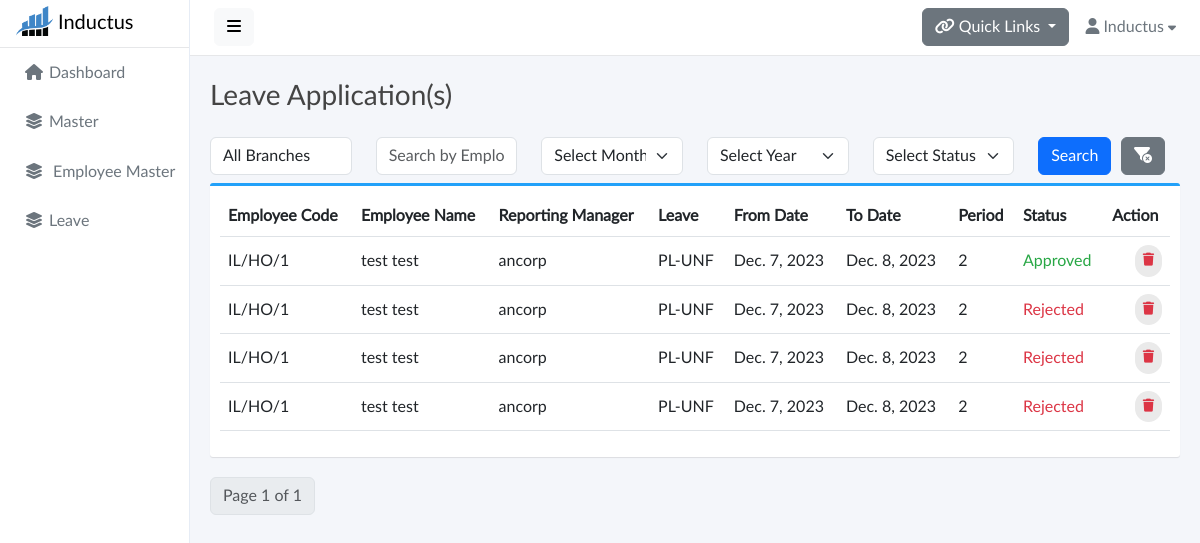
Before: /leave/leave-applications (signed in) with the older database file.
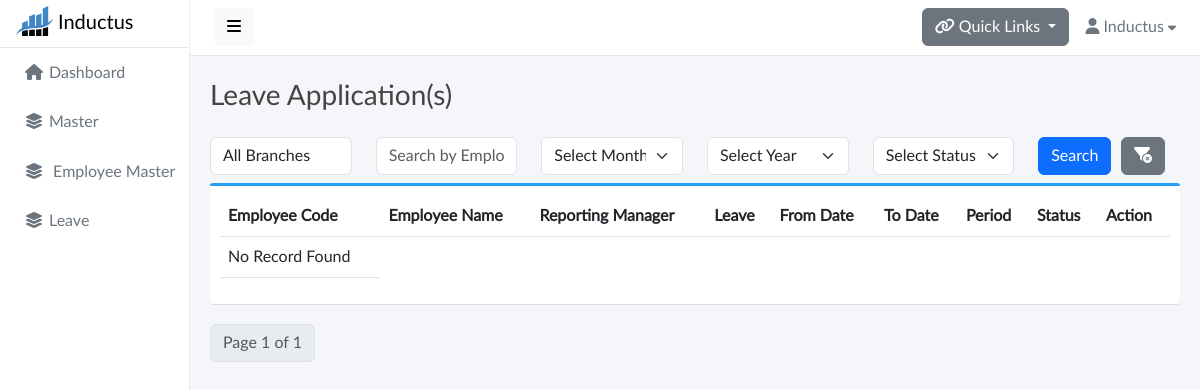
After: the same page with the newer database file.
### base/models.py (models this page shows, shortened)
class LeaveApplication(models.Model):
    id = models.CharField(max_length=25,primary_key=True,default=generate_unique_id,editable=False)
    employee = models.ForeignKey(Employee,on_delete=models.CASCADE)
    leave_name = models.ForeignKey(LeaveMaster,on_delete=models.CASCADE)
    from_date = models.DateField()
    to_date = models.DateField()
    period = models.SmallIntegerField(default=0)
    reason = models.CharField(max_length=200,blank=True,null=True)
    status = models.CharField(max_length=50,default="Pending",blank=True,null=True)

class Employee(models.Model):
    GENDER_CHOICES = [
        ('Male', 'Male'),
        ('Female', 'Female'),
    ]
    SHIFT_CHOICES = [
        ('General', 'General'),
        ('UNICEF', 'UNICEF'),
    ]
    EMPLOYEE_TYPE_CHOICES = [
        ('Permanent','Permanent')
    ]
    GRADE_CHOICES = [
        ('Employee','Employee'),
        ('Consultant','Consultant'),
        ('UNF Employee','UNF Employee'),
        ('UNF Supervisor','UNF Supervisor'),
    ]
    id = models.CharField(max_length=25,primary_key=True,default=generate_unique_id,editable=False)
    user = models.OneToOneField(User, on_delete=models.CASCADE,editable=False)
    employee_code = models.CharField(max_length=20,unique=True,null=True,blank=True)
    first_name = models.CharField(max_length=100 ,null=True,blank=True)
    middle_name = models.CharField(max_length=100,blank=True,null=True)
    last_name = models.CharField(max_length=100 , null=True,blank=True)
    email = models.CharField(max_length=100, null=True,blank=True , unique=True)
    official_email= models.CharField(max_length=100, blank=True , null=True , unique=True)
    gender = models.CharField(max_length=10, choices=GENDER_CHOICES)
    punching_code = models.IntegerField(unique=True , null=True , blank=True)
    date_of_joining = models.DateField(null=True)
    branch = models.ForeignKey(Branch, on_delete=models.SET_NULL,null=True,blank=True)
    department = models.ForeignKey(Department, on_delete=models.SET_NULL, null=True,blank=True)
    designation = models.ForeignKey(Designation, on_delete=models.SET_NULL,null=True,blank=True)
    employee_type = models.CharField(max_length=100, choices=EMPLOYEE_TYPE_CHOICES)
    shift = models.CharField(max_length=100, choices=SHIFT_CHOICES)
    grade = models.CharField(max_length=100, choices=GRADE_CHOICES)
    reporting_manager = models.ForeignKey(
        'self',
        on_delete=models.SET_NULL,
        null=True,
        blank=True,
        related_name='reportees'
    )
    ctc = models.CharField(max_length=20,null=True,blank=True)
    gross_salary = models.CharField(max_length=20,null=True,blank=True)
    basic_salary = models.CharField(max_length=20,null=True,blank=True)
    def __str__(self):
        return self.user.username

class LeaveMaster(models.Model):
    id = models.CharField(max_length=25,primary_key=True,default=generate_unique_id,editable=False)
    leave_name = models.CharField(max_length=50 , unique=True)
    leave_code = models.CharField(max_length=5,null=True,blank=True,unique=True)
    paid_leave = models.BooleanField(default=False)
    status = models.BooleanField(default=True)
    def __str__(self):
        return self.leave_name

### base/views.py (the view)
# urls.py: path('leave/leave-applications',views.LeaveApplicationView,name="leave-applications"),
@login_required(login_url='signin')
def LeaveApplicationView(request):
    leave_applications = LeaveApplication.objects.all()
    branchs = Branch.objects.all()
    curr_year = datetime.date.today().year
    year_range = range(curr_year-15, curr_year + 1)
    month = request.GET.get('month')
    if month:
       leave_applications = leave_applications.filter(from_date__month=month)
    selected_year = request.GET.get('year')
    if selected_year:
        leave_applications = leave_applications.filter(from_date__year=selected_year)
    branch = request.GET.get('branch')
    if branch:
        leave_applications = leave_applications.filter(employee__branch__branch_name = branch)
    employee_name = request.GET.get('employee_name')
    employees=None
    if employee_name:
        employees = Employee.objects.filter(
         Q(first_name__icontains=employee_name) | Q(last_name__icontains=employee_name)
    )
    if employees:
        employee_ids = employees.values_list('id', flat=True)
        leave_applications = leave_applications.filter(employee__id__in=employee_ids)
    selected_status = request.GET.get('status')
    if selected_status:
        leave_applications = leave_applications.filter(status=selected_status)
    items_per_page = 5
    paginator = Paginator(leave_applications, items_per_page)
    page = request.GET.get('page')
    try:
        leave_applications = paginator.page(page)
    except PageNotAnInteger:
        leave_applications = paginator.page(1)
    except EmptyPage:
        leave_applications = paginator.page(paginator.num_pages)
    context = {
        'leave_applications': leave_applications,
        'branchs': branchs,
        'curr_year': curr_year,
        'year_range': year_range,
        'selected_status': selected_status,
        'employee_name' : employee_name,
        'branch' : branch,
        'selected_year' :selected_year,
        'month' : month
    }
    return render(request, 'leave_applications.html', context)

### base/templates/leave_applications.html (shortened to what this page needs)
{% extends 'base.html' %}
{% load static %}
{% block start %}
<div class="content">
  <div class="container">
    <div class="page-title">
      <h3>
        Leave Application(s)
        </h3>
    </div>
    <form method="get" action="{% url 'leave-applications' %}" id="filterform">
      <div class="row">
        <div class="col-sm-2 form-group mt-2 mb-2">
          <select class="form-control" name="branch" id="branch">
              <option value="">All Branches</option>
          </select>
        </div>
        <div class="col-sm-2 form-group mt-2 mb-2">
          <input class="form-control" type="text" name="employee_name"  {% if employee_name %} value="{{employee_name}}" {% else %} placeholder="Search by Employee" {% endif %} />
      </div>
        <div class="col-sm-2 form-group mt-2 mb-2">
          <select class="form-select" id="month" name="month">
            <option value="" >Select Month</option>
          </select>
        </div>
        <div class="col-sm-2 form-group mt-2 mb-2">
          <select class="form-select" id="year" name="year">
              <option value="">Select Year</option>
          </select>
      </div>
      <div class="col-sm-2 form-group mt-2 mb-2">
        <select class="form-select" id="status" name="status">
            <option value="">Select Status</option>
        </select>
    </div>
        <div class="col-sm-1 form-group mt-2 mb-2">
          <button type="submit" class="btn btn-primary">Search</button>
        </div>
        <div class="col-sm-1 form-group mt-2 mb-2">
          <a href="{% url 'leave-applications' %}" class="btn btn-secondary" title="Remove Filters"><i class="fa-solid fa-filter-circle-xmark"></i></i></a>
        </div>
    </div>
  </form>
    <div class="box box-primary">
      <div class="box-body">
        <table width="100%" class="table table-hover" id="dataTables-example">
          <thead>
            <tr>
              <th>Employee Code</th>
              <th>Employee Name</th>
              <th>Reporting Manager</th>
              <th>Leave</th>
              <th>From Date</th>
              <th>To Date</th>
              <th>Period</th>
              <th>Status</th>
              <th>Action</th>
            </tr>
          </thead>
          <tbody>
            {% if leave_applications %}
            {% for leaves in leave_applications %}
            <tr>
              <td>{{leaves.employee.employee_code}}</td>
              <td>
                {{leaves.employee.first_name}} {{leaves.employee.last_name}}
              </td>
              <td>{{leaves.employee.reporting_manager}}</td>
              <td>{{leaves.leave_name}}</td>
              <td>{{leaves.from_date}}</td>
              <td>{{leaves.to_date}}</td>
              <td>{{leaves.period}}</td>
              {% if leaves.status == 'Pending' %}
              <td>{{leaves.status}}</td>
              <td class="text-end">
                <a title="Approve Leave"
                  href="{% url 'approve_leave' leaves.id %}"
                  class="btn btn-outline-success btn-rounded"
                >
                  <i class="fas fa-thumbs-up"></i>
                </a>
                <a title="Reject Leave"
                  href="{% url 'reject_leave' leaves.id %}"
                  class="btn btn-outline-danger btn-rounded"
                >
                  <i class="fas fa-thumbs-down"></i>
                </a>
              </td>
              {% elif leaves.status == "Approved" %}
              <td style="color: #28a745">{{leaves.status}}</td>
              <td class="text-end">
                <a
                  href="{% url 'delete_leave' leaves.id %}"
                  class="btn btn-outline-danger btn-rounded"
                >
                  <i class="fas fa-trash"></i>
                </a>
              </td>
              {% else %}
              <td style="color: #dc3545">{{leaves.status}}</td>
              <td class="text-end">
                <a
                  href="{% url 'delete_leave' leaves.id %}"
                  class="btn btn-outline-danger btn-rounded"
                >
                  <i class="fas fa-trash"></i>
                </a>
              </td>
              {% endif %}
            </tr>
            {% endfor %}
            {% else %}
            <tr>
              <td>No Record Found</td>
            </tr>
            {% endif %}
          </tbody>
        </table>
      </div>
    </div>
    <nav aria-label="Leaves Application Pagination">
      <ul class="pagination ">
          <li class="page-item disabled">
              <span class="page-link">Page {{ leave_applications.number }} of {{ leave_applications.paginator.num_pages }}</span>
          </li>
      </ul>
  </nav>
  </div>
</div>
{% endblock %}

### base/templates/base.html (shortened to what this page needs)
{% load static %}
<!doctype html>
<html lang="en">
<head>
	<link href="{% static 'fontawesomefree/css/fontawesome.css' %}" rel="stylesheet" type="text/css">
    <link href="{% static 'fontawesomefree/css/brands.css' %}" rel="stylesheet" type="text/css">
    <link href="{% static 'fontawesomefree/css/solid.css' %}" rel="stylesheet" type="text/css">
    <link href="{% static 'vendor/bootstrap/css/bootstrap.min.css' %}" rel="stylesheet">
    <link href="{% static 'css/master.css' %}" rel="stylesheet">
</head>
<body>
    <div class="wrapper">
        <nav id="sidebar" class="inactive">
            <div class="sidebar-header" style="display: flex;">
                <a href="{% url 'dashboard' %}"><img  src="{% static 'img/logo.png' %}" style="width: 37px; height: 30px;" alt="bootraper logo" class="app-logo"></a>
                <h5 style="color: black; margin: 5px 5px;">Inductus</h5>
            </div>
            <ul class="list-unstyled components text-secondary">
                <li>
                    <a href="{% url 'dashboard' %}"><i class="fas fa-home"></i>Dashboard</a>
                </li>
                <li>
                     <a href="#master" data-bs-toggle="collapse" aria-expanded="false" class="dropdown-toggle no-caret-down"><i class="fas fa-layer-group"></i>Master</a>
                 </li>
                 <li>
                    <a href="#employeemaster" data-bs-toggle="collapse" aria-expanded="false" class="dropdown-toggle no-caret-down"><i class="fas fa-layer-group"></i> Employee Master</a>
                </li>
                <li>
                    <a href="#leave" data-bs-toggle="collapse" aria-expanded="false" class="dropdown-toggle no-caret-down"><i class="fas fa-layer-group"></i>Leave</a>
                </li>
            </ul>
        </nav>
        <div id="body" class="inactive">
            <nav class="navbar navbar-expand-lg navbar-white bg-white">
                <button type="button" id="sidebarCollapse" class="btn btn-light">
                    <i class="fas fa-bars"></i>
                </button>
                <div class="collapse navbar-collapse" id="navbarSupportedContent">
                    <ul class="nav navbar-nav ms-auto">
                        <li class="nav-item dropdown">
                            <div class="nav-dropdown mt-2">
                                <button class="btn btn-secondary dropdown-toggle" data-bs-toggle="dropdown" aria-expanded="false"><i class="fas fa-link"></i>
                                    Quick Links
                                  </button>
                            </div>
                        </li>
                        <li class="nav-item dropdown">
                            <div class="nav-dropdown">
                                <a href="#" id="nav2" class="nav-item nav-link dropdown-toggle text-secondary" data-bs-toggle="dropdown" aria-expanded="false">
                                    <i class="fas fa-user"></i> <span>Inductus</span> <i style="font-size: .8em;" class="fas fa-caret-down"></i>
                                </a>
                            </div>
                        </li>
                    </ul>
                </div>
            </nav>
            {% block start %}
            {% endblock %}
        </div>
    </div>
</body>
</html>

### static/css/master.css (style rules this page uses)
body, h1, .h1, h2, .h2, h3, .h3, h4, .h4, h5, .h5, h6, .h6, p, a, td { -moz-osx-font-smoothing: grayscale; -webkit-font-smoothing: antialiased; }
body { width: 100%; height: 100%; background: #f4f6fa; font-family: "Lato", "Helvetica Neue", Arial, Helvetica, sans-serif; font-size: 1rem; color: #444; }
.wrapper { display: flex; width: 100%; align-items: stretch; overflow-x: hidden }
#body { width: 100%; padding: 0; min-height: 100vh; transition: all 0.3s; }
#body>.navbar { padding: 0 1.5rem; min-height: 54px; box-shadow: none; border-bottom: 1px solid rgba(101, 109, 119, .16); }
#body>.content { position: relative; padding: .5rem; }
#body .content .page-title h3 { margin: 1rem 0; }
.page-title { margin: 0; font-size: 1.5rem; line-height: 1.5555556; }
.box { position: relative; border-radius: 3px; background: #ffffff; border-top: 3px solid #d2d6de; margin-bottom: 20px; width: 100%; box-shadow: 0 1px 1px rgba(0, 0, 0, 0.1); }
.box-body { border-top-left-radius: 0; border-top-right-radius: 0; border-bottom-right-radius: 3px; border-bottom-left-radius: 3px; padding: 10px; }
.box-primary { border-top-color: #22a1f9; }
a, a:hover, a:focus { color: inherit; text-decoration: none; transition: all 0.3s; }
.table td, .table th { vertical-align: middle; }
@media (min-width: 200px) { .navbar-expand-lg .navbar-collapse { display: -ms-flexbox !important; display: flex !important; -ms-flex-preferred-size: auto; flex-basis: auto; } }
@media (min-width: 200px) { .navbar-expand-lg .navbar-nav { -ms-flex-direction: row; flex-direction: row; } }

### static/components/navbar/navbar-dropdowns.css (style rules this page uses)
.nav-dropdown .nav-link { color: #B2EBF2; line-height: 1.42857; padding: 1rem 0 1rem 1rem !important; }
.nav-dropdown .nav-link::after { display: none; }

### static/components/sidebar/sidebar-default.css (style rules this page uses)
#sidebar { min-width: 190px; max-width: 190px; background: #fff; color: #fff; transition: all 0.3s; border-right: 1px solid #e6ecf5; }
#sidebar .sidebar-header { padding: .4rem 1rem; border-bottom: 1px solid rgba(101, 109, 119, .16); max-height: 55px; }
#sidebar ul.components { padding: 0 0; }
#sidebar ul li a { padding: .8rem 1.5rem; font-size: 1rem; display: block; }
#sidebar ul li a .fas { min-width: 20px; margin-right: 5px; text-align: center; }
#sidebar .dropdown-toggle::after { display: block; position: absolute; top: 50%; right: 20px; transform: translateY(-50%); display: none; }

Changed rows visible on the page:
removed LeaveApplication: employee.employee_code "IL/HO/1", employee.first_name "test", employee.last_name "test", employee.reporting_manager "ancorp", leave_name "PL-UNF", from_date "Dec. 7, 2023", to_date "Dec. 8, 2023", period "2", status "Approved"
removed LeaveApplication: employee.employee_code "IL/HO/1", employee.first_name "test", employee.last_name "test", employee.reporting_manager "ancorp", leave_name "PL-UNF", from_date "Dec. 7, 2023", to_date "Dec. 8, 2023", period "2", status "Rejected"
removed LeaveApplication: employee.employee_code "IL/HO/1", employee.first_name "test", employee.last_name "test", employee.reporting_manager "ancorp", leave_name "PL-UNF", from_date "Dec. 7, 2023", to_date "Dec. 8, 2023", period "2", status "Rejected"
removed LeaveApplication: employee.employee_code "IL/HO/1", employee.first_name "test", employee.last_name "test", employee.reporting_manager "ancorp", leave_name "PL-UNF", from_date "Dec. 7, 2023", to_date "Dec. 8, 2023", period "2", status "Rejected"
Other visible differences:
text now shown: "No Record Found"
